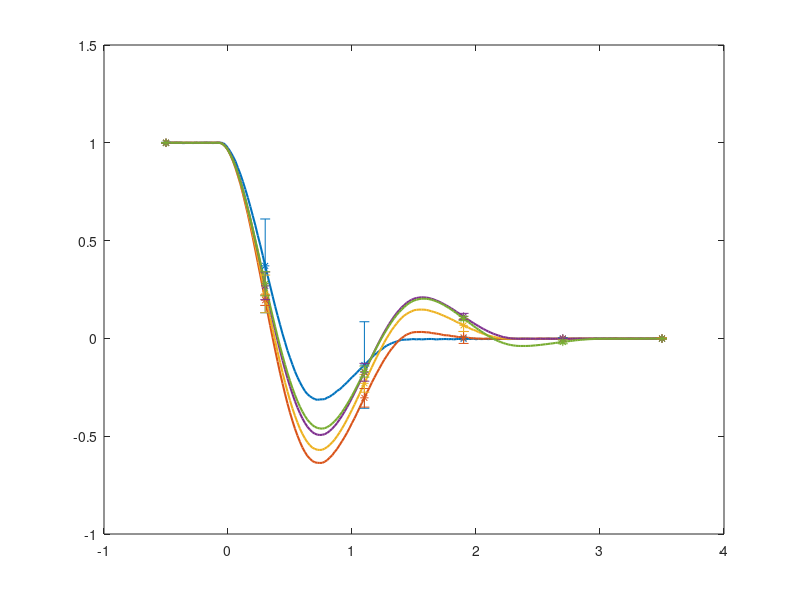

The MATLAB script that drew this image: (Note: this script raises an error after producing the figure.)
%%%%%%%%%%%%%%%%%%%%%%%%%%%%%%%%%%%%%%%%%%%%%%%%%%%%%%%%%%%%%%%%%%%%%%%%%%
%%%%                        Heave Decay                               %%%%
%%%%%%%%%%%%%%%%%%%%%%%%%%%%%%%%%%%%%%%%%%%%%%%%%%%%%%%%%%%%%%%%%%%%%%%%%%
clear all; close all; clc;

load('heaveDecayCase.mat')
load ./exp/HeaveDecay_norm_postp_mean.mat

%% Plot Exp and WS Data

figure;

%EXP
for i=1:5
    plot(T_mean(i).t_corrected,T_mean(i).y_norm,'-','LineWidth',1.5);hold on
end
set(gca,'ColorOrderIndex',1)
set(gcf, 'Color', 'w');
for j=1:length(T_mean(1).error_bar_norm)
    ind(j)= find(T_mean(i).t_corrected==T_mean(i).t_error_bar(j));
end
for i = 1:5
    errorbar(T_mean(i).t_error_bar,T_mean(i).y_norm(ind(:)),T_mean(i).error_bar_norm,'*'); hold on;
end

disp = [3,5,7,10,15];
%NonLinear WS
% hold on
% set(gca,'ColorOrderIndex',1)
% set(gcf, 'Color', 'w');
% for i = 1:length(mcr.cases(:,1))
%     load(['./heaveDecayCase_',num2str(mcr.cases(i)*100,'%2g'),'cm/FOSWEC_Heave_matlabWorkspace.mat']) 
%     plot(output.bodies(2).time,(output.bodies(2).position(:,3)-body(2).cg(3))*100/disp(i),'-.','LineWidth',1.5);   
%     hold on
% end

%Linear WS
hold on
set(gca,'ColorOrderIndex',1)
set(gcf, 'Color', 'w');
for i = 1:length(mcr.cases(:,1))
    load(['./heaveDecay_linear_c450_cd128/heaveDecayCase_',num2str(mcr.cases(i)*100,'%2g'),'cm/FOSWEC_Heave_matlabWorkspace.mat']) 
    plot(output.bodies(2).time,(output.bodies(2).position(:,3)-body(2).cg(3))*100/disp(i),':','LineWidth',1.5);   
    hold on
end

%Linear WS noCd
hold on
set(gca,'ColorOrderIndex',1)
set(gcf, 'Color', 'w');
for i = 1:length(mcr.cases(:,1))
    load(['./heaveDecay_linear_c450_cd0/heaveDecayCase_',num2str(mcr.cases(i)*100,'%2g'),'cm/FOSWEC_Heave_matlabWorkspace.mat']) 
    plot(output.bodies(2).time,(output.bodies(2).position(:,3)-body(2).cg(3))*100/disp(i),'-.','LineWidth',1.5);   
    hold on
end


xlabel('t [s]')
ylabel('z/z_o')
xlim([-0.5 3.5])
for i = 1:length(disp)
    leg{i} = ['z_0 = ' num2str(disp(i),3) '^o'];
end
legend(leg,'location','northeast')
% title('Heave Decay (Exp, Linear c450, Linear cd0)')
title(['Heave Decay Exp, Linear (cd 1.28, c ',num2str(body(3).linearDamping(3),'%2g'),...
   ') Linear (cd ',num2str(body(3).viscDrag.cd(3),'%2g'),', c ',num2str(body(3).linearDamping(3),'%2g'),')'])


savefig('heaveDecay_norm_Exp_WS.fig')
